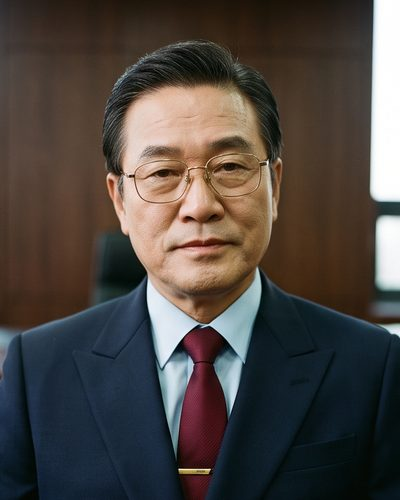
#> input picture assets/card-ceo.jpg, 400 x 500 px
$ python -i images.py   (imports and definitions only)
#> lines starting #> are read from the running program, lines starting #| are printed output that depends on the picture
"""감사 시즌 2026 — 이미지 에셋 만들기 (tools/images.py)

   실행:  python tools/images.py        (Pillow · numpy 필요)

   image/ 의 원본(장당 7~11MB PNG)을 게임이 쓰는 크기로 잘라 assets/ 에 JPEG 로 저장하고,
   어떤 사진이 있는지 assets/manifest.js 에 적는다. 게임은 그 목록을 보고
   사진이 없는 인물은 이니셜 초상, 없는 장면은 그림으로 대신한다.

   ── 새 이미지를 넣는 법 (docs/image-prompts.md 의 파일 이름 그대로) ──
     인물        image/character/<인물키>.png           예) sua.png  → face-sua.jpg · card-sua.jpg
     인물 표정   image/character/<인물키>-<표정>.png     예) cfo-bad.png → face-cfo-bad.jpg
                 표정: good(웃음·만족) · bad(굳음·불쾌) · tense(긴장·걱정)
     장면        image/background/<장면키>.png          예) ceo.png  → scene-ceo.jpg
     영상        image/video/<키>.mp4                   finale(해피엔딩 크레딧) · <장면키>(장면 도입 배경)
     표정 시트   image/sheet/<인물키>.png               2x2 한 장 — 기본 · 웃음(good) · 굳음(bad) · 긴장(tense)
                 → face-<키>.jpg · card-<키>.jpg · face-<키>-good/bad/tense.jpg (같은 키의 character/ 사진보다 우선)
                 칸 사이 여백을 찾아 넷으로 나누고, 얼굴을 찾아(opencv 가 있으면) 같은 배율로 자른다.
   이름만 맞으면 표를 고칠 필요 없다. 구도가 어긋나면 아래 FACE_BOX / SCENE_BOX 에 그 파일만 적는다.

   사진은 컬러로 두어도 된다 — 게임은 CSS 로 흑백으로 보여 주고, 해피엔딩에서만 색을 푼다.

   crop = (왼쪽, 위, 오른쪽, 아래) — 원본 가로·세로에 대한 비율.
   원본 오른쪽 아래 구석의 생성기 표식이 들어가지 않게 잡는다.
"""
from pathlib import Path
import re
import shutil
import sys

import numpy as np
from PIL import Image

# [1 line not run here, left out]

ROOT = Path(__file__).resolve().parent.parent
SRC, OUT = ROOT / 'image', ROOT / 'assets'

# ── 처음 만든 사진들 (파일 이름이 생성기 이름 그대로라 따로 적는다) ──
LEGACY_SCENES = {
    'office':    ('background/1.png',          (0, 0, 1, .78)),      # 수임 검토
    'meeting':   ('background/2.png',          (0, .02, 1, .78)),    # 위험평가 · 왜곡표시의 평가
    'warehouse': ('background/3.png',          (0, 0, 1, .78)),      # 재고실사 입회
    'desk':      ('background/6.png',          (0, .18, .9, .95)),   # 외부조회 · 회계추정치 · 기타정보
    'night':     ('background/7.png',          (0, .1, 1, .78)),     # 특수관계자 · 후속사건
    'report':    ('background/8.png',          (0, .02, 1, .78)),    # 의견형성
    'review':    ('background/*k88etf*.png',   (0, .28, .88, 1)),    # 엔딩 — 1년 뒤 감리
    'lab':       ('background/4.png',          (0, 0, 1, .78)),      # 돌발 업무 — 바이오 회사
    'server':    ('background/5.png',          (0, .05, 1, .78)),    # 돌발 업무 — IT · 데이터
}
# 인물 — 키는 CAST[].avatar.  face = 말풍선 아바타(정사각) · card = 인물 카드(4:5)
LEGACY_CAST = {
    'partner': ('character/*y7xgwl*.png', (.27, .14, .71, .58),    (.21, .11, .77, .81)),  # 정한별
    'manager': ('character/*ezl4cl*.png', (.285, .175, .685, .575), (.21, .14, .77, .84)),  # 유가온
    'staff':   ('character/*u7mguc*.png', (.30, .075, .67, .445),  (.21, .05, .77, .75)),  # 한결
    'cfo':     ('character/*llh6jv*.png', (.285, .185, .695, .595), (.21, .16, .77, .86)),  # 박정후
    'raon':    ('character/*99rduz*.png', (.30, .20, .70, .60),    (.22, .16, .78, .86)),  # 최도현 (신진바이오)
    'nexton':  ('character/*hktgp6*.png', (.405, .09, .59, .43),   (.357, .06, .636, .70)),  # 이선 콜 (넥스턴)
}

# ── 새 이미지의 기본 구도 (docs/image-prompts.md 가 이 구도로 그리게 한다) ──
# 인물: 1:1 정사각, 얼굴이 가로 가운데, 눈높이가 위에서 38% 즈음
DEFAULT_FACE = (.28, .12, .72, .56)
DEFAULT_CARD = (.22, .08, .78, .78)
# 장면: 21:9 가로. 아래쪽 생성기 표식 위에서 자른다
DEFAULT_SCENE = (0, .04, 1, .82)
# 파일별로 구도를 고쳐야 할 때만 적는다  예) 'sua': ((.3, .1, .7, .5), (.2, .05, .8, .8))
FACE_BOX = {}
SCENE_BOX = {'clinic': (0, .3, 1, .72), 'key': (0, 0, 1, 1)}   # 두 장이 붙어 나와 오른쪽만 남긴 세로 원본

SCENE_W = 1600
FACE, CARD = (160, 160), (400, 500)
MOODS = ('good', 'bad', 'tense')

# 홈 타이틀 — 세로 영상(720x1280)과 같은 구도의 정지 화면
TITLE_STILL = ('background/*h52uy7*.png', (.081, 0, .919, 1))
TITLE_VIDEO = 'background/*.mp4'


# [25 lines left out: functions source, cut, save, not called in this run]


def scene(key, path, box):
    im = cut(path, box)
    save(im, f'scene-{key}.jpg', (SCENE_W, round(SCENE_W * im.height / im.width)))


# [6 lines left out: function person, not called in this run]


SHEET_MOODS = (None, 'good', 'bad', 'tense')      # 2x2 시트의 칸 순서 — 왼위 · 오른위 · 왼아래 · 오른아래


def _gutter(prof, n):
    """가운데 35~65% 에서 가장 고른 줄(칸 사이 여백) — 여백이 없으면 한가운데"""
    lo, hi = int(n * .35), int(n * .65)
    i = lo + int(np.argmin(prof[lo:hi]))
    a = b = i
    while a > 0 and prof[a - 1] < 14:
        a -= 1
    while b < n - 1 and prof[b + 1] < 14:
        b += 1
    if b - a < 2 or abs((a + b) / 2 - n / 2) > n * .05:
        return n // 2, n // 2
    return a, b + 1


def _trim(p):
    """칸 바깥의 여백 · 테두리 선을 걷어낸다"""
    g = np.asarray(p.convert('L'), dtype=np.float32)
    t, bm, l, r = 0, g.shape[0], 0, g.shape[1]
    while t < bm - 10 and g[t, l:r].std() < 14:
        t += 1
    while bm > t + 10 and g[bm - 1, l:r].std() < 14:
        bm -= 1
    while l < r - 10 and g[t:bm, l].std() < 14:
        l += 1
    while r > l + 10 and g[t:bm, r - 1].std() < 14:
        r -= 1
    k = int(.012 * (r - l))
    return p.crop((l + k, t + k, r - k, bm - k))


def _panels(path):
#> called with path = '../assets/card-ceo.jpg'
    im = Image.open(path).convert('RGB')
#> im is the input picture: PIL image 400x500 RGB; mean R, G, B 76.6, 69.7, 65.2
    g = np.asarray(im.convert('L'), dtype=np.float32)
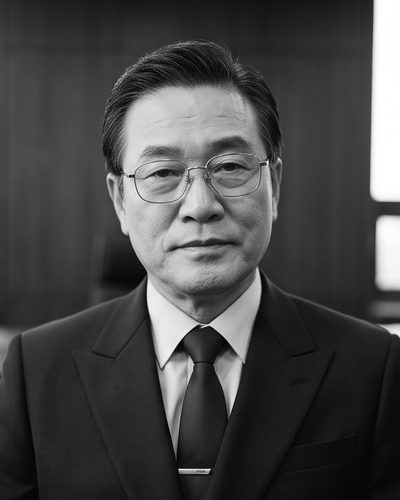
#> g: shape (500, 400) float32; min 0, max 255, mean 71.2
    x0, x1 = _gutter(g.std(0), g.shape[1])
#> in _gutter, `i = lo + int(np.argmin(prof[lo:hi]))`: i = 259
#> x0 = 200; x1 = 200
    y0, y1 = _gutter(g.std(1), g.shape[0])
#> y0 = 250; y1 = 250
    W, H = im.size
#> W = 400; H = 500
    return [_trim(im.crop(b)) for b in ((0, 0, x0, y0), (x1, 0, W, y0), (0, y1, x0, H), (x1, y1, W, H))]
#> in _trim, `g = np.asarray(p.convert('L'), dtype=np.float32)`:
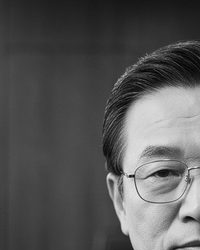
#> g: shape (250, 200) float32; min 0, max 239, mean 87.6
#> the loop in _trim, `while t < bm - 10 and g[t, l:r].std() < 14:` made 43 passes
#> after the loop in _trim, `while t < bm - 10 and g[t, l:r].std() < 14:`: t = 43
#> after the loop in _trim, `while bm > t + 10 and g[bm - 1, l:r].std() < 14:`: bm = 250
#> the loop in _trim, `while l < r - 10 and g[t:bm, l].std() < 14:` made 104 passes
#> after the loop in _trim, `while l < r - 10 and g[t:bm, l].std() < 14:`: l = 104
#> after the loop in _trim, `while r > l + 10 and g[t:bm, r - 1].std() < 14:`: r = 200
#> in _trim, `k = int(.012 * (r - l))`: k = 1
#> in _trim (call 2), `g = np.asarray(p.convert('L'), dtype=np.float32)`:
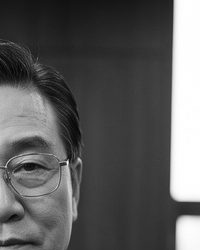
#> g: shape (250, 200) float32; min 1, max 255, mean 91.7
#> after the loop in _trim (call 2), `while t < bm - 10 and g[t, l:r].std() < 14:`: t = 0
#> after the loop in _trim (call 2), `while bm > t + 10 and g[bm - 1, l:r].std() < 14:`: bm = 250
#> after the loop in _trim (call 2), `while l < r - 10 and g[t:bm, l].std() < 14:`: l = 0
#> after the loop in _trim (call 2), `while r > l + 10 and g[t:bm, r - 1].std() < 14:`: r = 200
#> in _trim (call 2), `k = int(.012 * (r - l))`: k = 2
#> in _trim (call 3), `g = np.asarray(p.convert('L'), dtype=np.float32)`:
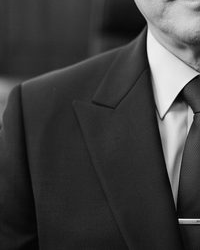
#> g: shape (250, 200) float32; min 0, max 249, mean 61.5
#> after the loop in _trim (call 3), `while t < bm - 10 and g[t, l:r].std() < 14:`: t = 0
#> the loop in _trim (call 3), `while bm > t + 10 and g[bm - 1, l:r].std() < 14:` made 26 passes
#> bm on passes 1 to 12: 249, 248, 247, 246, 245, 244, 243, 242, 241, 240, 239, 238
#> after the loop in _trim (call 3), `while bm > t + 10 and g[bm - 1, l:r].std() < 14:`: bm = 224
#> after the loop in _trim (call 3), `while l < r - 10 and g[t:bm, l].std() < 14:`: l = 0
#> after the loop in _trim (call 3), `while r > l + 10 and g[t:bm, r - 1].std() < 14:`: r = 200
#> in _trim (call 3), `return p.crop((l + k, t + k, r - k, bm - k))`:
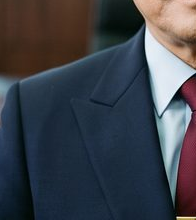
#> returned value: PIL image 196x220 RGB; mean R, G, B 61.9, 65.5, 73.5
#> in _trim (call 4), `g = np.asarray(p.convert('L'), dtype=np.float32)`:
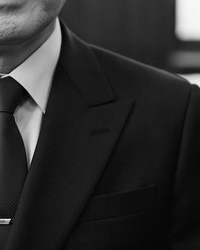
#> g: shape (250, 200) float32; min 0, max 248, mean 44
#> after the loop in _trim (call 4), `while t < bm - 10 and g[t, l:r].std() < 14:`: t = 0
#> the loop in _trim (call 4), `while bm > t + 10 and g[bm - 1, l:r].std() < 14:` made 26 passes
#> after the loop in _trim (call 4), `while bm > t + 10 and g[bm - 1, l:r].std() < 14:`: bm = 224
#> after the loop in _trim (call 4), `while l < r - 10 and g[t:bm, l].std() < 14:`: l = 0
#> after the loop in _trim (call 4), `while r > l + 10 and g[t:bm, r - 1].std() < 14:`: r = 200
#> in _trim (call 4), `return p.crop((l + k, t + k, r - k, bm - k))`:
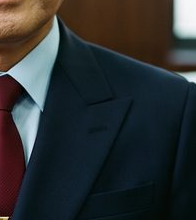
#> returned value: PIL image 196x220 RGB; mean R, G, B 43.9, 47.6, 48.5


try:
    import cv2
    _CASC = cv2.CascadeClassifier(cv2.data.haarcascades + 'haarcascade_frontalface_default.xml')
except Exception:                          # opencv 가 없으면 칸 가운데를 얼굴로 본다
    cv2 = _CASC = None


# [33 lines left out: functions _face, _box, sheet, not called in this run]


NAME = re.compile(r'^([a-z][a-z0-9_]*)(?:-(good|bad|tense))?\.(png|jpe?g|webp)$', re.I)


# [102 lines left out: functions named, main, write_manifest, not called in this run]


# [2 lines not run here, left out]

>>> result = _panels('../assets/card-ceo.jpg')
#> result = 4 items

$ run again, on assets/card-dceo.jpg
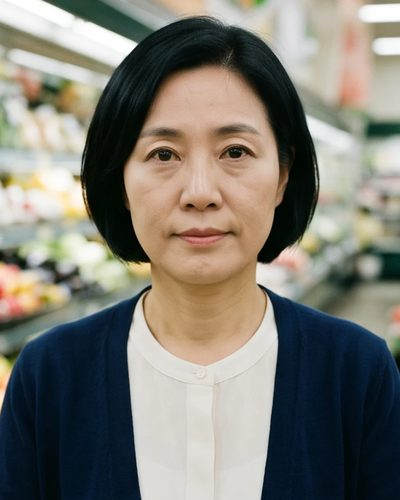
#> input picture assets/card-dceo.jpg, 400 x 500 px
#> in _panels, im is the input picture: PIL image 400x500 RGB; mean R, G, B 125.6, 122.9, 114.4
#> i = 218
#> x0 = 200
#> y0 = 250
#> after the loop in _trim, `while t < bm - 10 and g[t, l:r].std() < 14:`: t = 0
#> after the loop in _trim, `while bm > t + 10 and g[bm - 1, l:r].std() < 14:`: bm = 250
#> after the loop in _trim, `while l < r - 10 and g[t:bm, l].std() < 14:`: l = 0
#> after the loop in _trim, `while r > l + 10 and g[t:bm, r - 1].std() < 14:`: r = 200
#> k = 2
#> in _trim (call 4), `g = np.asarray(p.convert('L'), dtype=np.float32)`:
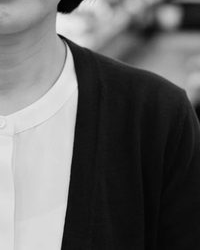
#> g: shape (250, 200) float32; min 0, max 238, mean 100
#> after the loop in _trim (call 4), `while t < bm - 10 and g[t, l:r].std() < 14:`: t = 0
#> after the loop in _trim (call 4), `while bm > t + 10 and g[bm - 1, l:r].std() < 14:`: bm = 250
#> after the loop in _trim (call 4), `while l < r - 10 and g[t:bm, l].std() < 14:`: l = 0
#> after the loop in _trim (call 4), `while r > l + 10 and g[t:bm, r - 1].std() < 14:`: r = 200
#> in _trim (call 4), `return p.crop((l + k, t + k, r - k, bm - k))`:
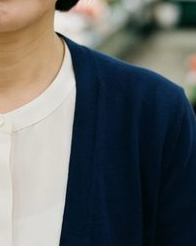
#> returned value: PIL image 196x246 RGB; mean R, G, B 97.5, 100.5, 100
#> result = 4 items

$ run again, on assets/card-dcfo.jpg
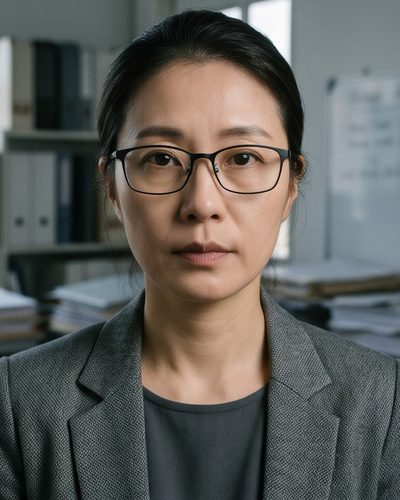
#> input picture assets/card-dcfo.jpg, 400 x 500 px
#> in _panels, im is the input picture: PIL image 400x500 RGB; mean R, G, B 95, 94.3, 90.6
#> i = 140
#> x0 = 200
#> y0 = 250
#> the loop in _trim, `while t < bm - 10 and g[t, l:r].std() < 14:` made 11 passes
#> after the loop in _trim, `while t < bm - 10 and g[t, l:r].std() < 14:`: t = 11
#> after the loop in _trim, `while bm > t + 10 and g[bm - 1, l:r].std() < 14:`: bm = 250
#> after the loop in _trim, `while l < r - 10 and g[t:bm, l].std() < 14:`: l = 0
#> after the loop in _trim, `while r > l + 10 and g[t:bm, r - 1].std() < 14:`: r = 200
#> k = 2
#> the loop in _trim (call 2), `while r > l + 10 and g[t:bm, r - 1].std() < 14:` made 42 passes
#> r on passes 1 to 8: 199, 198, 197, 196, 195, 194, 193, 192
#> in _trim (call 4), `g = np.asarray(p.convert('L'), dtype=np.float32)`:
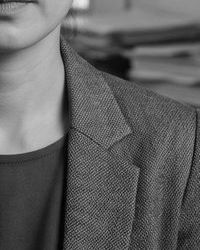
#> g: shape (250, 200) float32; min 1, max 235, mean 96.5
#> after the loop in _trim (call 4), `while t < bm - 10 and g[t, l:r].std() < 14:`: t = 0
#> after the loop in _trim (call 4), `while bm > t + 10 and g[bm - 1, l:r].std() < 14:`: bm = 250
#> after the loop in _trim (call 4), `while l < r - 10 and g[t:bm, l].std() < 14:`: l = 0
#> after the loop in _trim (call 4), `while r > l + 10 and g[t:bm, r - 1].std() < 14:`: r = 200
#> in _trim (call 4), `return p.crop((l + k, t + k, r - k, bm - k))`:
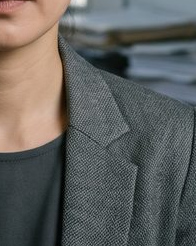
#> returned value: PIL image 196x246 RGB; mean R, G, B 96.9, 96.8, 94.3
#> result = 4 items

$ run again, on assets/card-dit.jpg
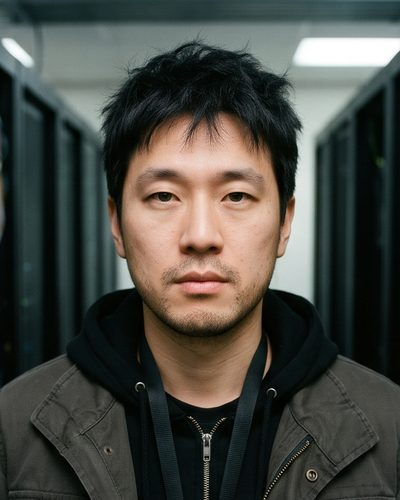
#> input picture assets/card-dit.jpg, 400 x 500 px
#> in _panels, im is the input picture: PIL image 400x500 RGB; mean R, G, B 72, 72.9, 66.8
#> i = 144
#> x0 = 200
#> y0 = 250
#> the loop in _trim, `while t < bm - 10 and g[t, l:r].std() < 14:` made 39 passes
#> after the loop in _trim, `while t < bm - 10 and g[t, l:r].std() < 14:`: t = 39
#> after the loop in _trim, `while bm > t + 10 and g[bm - 1, l:r].std() < 14:`: bm = 250
#> after the loop in _trim, `while l < r - 10 and g[t:bm, l].std() < 14:`: l = 0
#> after the loop in _trim, `while r > l + 10 and g[t:bm, r - 1].std() < 14:`: r = 200
#> k = 2
#> the loop in _trim (call 2), `while t < bm - 10 and g[t, l:r].std() < 14:` made 37 passes
#> after the loop in _trim (call 4), `while t < bm - 10 and g[t, l:r].std() < 14:`: t = 0
#> after the loop in _trim (call 4), `while bm > t + 10 and g[bm - 1, l:r].std() < 14:`: bm = 250
#> after the loop in _trim (call 4), `while l < r - 10 and g[t:bm, l].std() < 14:`: l = 0
#> after the loop in _trim (call 4), `while r > l + 10 and g[t:bm, r - 1].std() < 14:`: r = 200
#> in _trim (call 4), `return p.crop((l + k, t + k, r - k, bm - k))`:
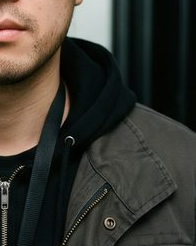
#> returned value: PIL image 196x246 RGB; mean R, G, B 58.3, 56.3, 49.4
#> result = 4 items
